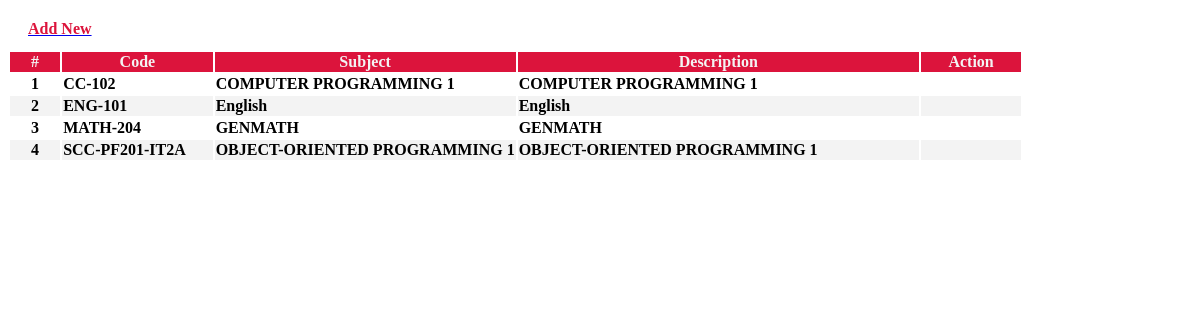
The page /admin/subject_list.php on the database its author committed.
### tables this page shows
CREATE TABLE `subject_list` (
  `id` int(30) NOT NULL,
  `code` varchar(50) NOT NULL,
  `subject` text NOT NULL,
  `description` text NOT NULL
);

### admin/subject_list.php (the view, shortened to what this page needs)
<?php include 'db_connect.php' ?>
<div class="col-lg-12">
    <div class="card card-outline card-primary">
        <div class="card-header">
            <div class="card-tools">
                <a class="btn btn-block btn-sm btn-default btn-flat border-primary new_subject" href="javascript:void(0)">
                    <i class="fa fa-plus"></i> <span style="color: #dc143c; font-weight: bold;">Add New</span>
                </a>
            </div>
        </div>
        <div class="card-body">
        <table class="table tabe-hover table-bordered styled-table" id="list">
                <colgroup>
                    <col width="5%">
                    <col width="15%">
                    <col width="30%">
                    <col width="40%">
                    <col width="15%">
                </colgroup>
                <thead>
                    <tr>
                        <th class="text-center">#</th>
                        <th>Code</th>
                        <th>Subject</th>
                        <th>Description</th>
                        <th>Action</th>
                    </tr>
                </thead>
                <tbody>
                    <?php
                    $i = 1;
                    $qry = $conn->query("SELECT * FROM subject_list ORDER BY subject ASC ");
                    while($row = $qry->fetch_assoc()):
                    ?>
                    <tr>
                        <th class="text-center"><?php echo $i++ ?></th>
                        <td><b><?php echo $row['code'] ?></b></td>
                        <td><b><?php echo $row['subject'] ?></b></td>
                        <td><b><?php echo $row['description'] ?></b></td>
                        <td class="text-center">
                            <div class="btn-group">
                                <button type="button" class="btn btn-danger btn-flat delete_subject" data-id="<?php echo $row['id'] ?>">
                                </button>
                            </div>
                        </td>
                    </tr>
                    <?php endwhile; ?>
                </tbody>
            </table>
        </div>
    </div>
</div>

### admin/subject_list.php (style rules this page uses)
.styled-table tbody tr { border-bottom: 1px solid #dddddd; }
.styled-table tbody tr:nth-of-type(even) { background-color: #f3f3f3; }
.styled-table tbody tr:last-of-type { border-bottom: 2px solid #009879; }
.card-primary.card-outline { border-top: none; }
thead th { background-color: #dc143c; color: #f3f3f3; font-weight: bold; }
.card-header { background-color: transparent; border-bottom: none; padding: .75rem 1.25rem; position: relative; border-top-left-radius: .25rem; border-top-right-radius: .25rem; }
.btn-danger { color: red; background-color: transparent; border: none; }

### rows shown on the page
subject_list: code "CC-102", subject "COMPUTER PROGRAMMING 1", description "COMPUTER PROGRAMMING 1"
subject_list: code "ENG-101", subject "English", description "English"
subject_list: code "MATH-204", subject "GENMATH", description "GENMATH"
subject_list: code "SCC-PF201-IT2A", subject "OBJECT-ORIENTED PROGRAMMING 1", description "OBJECT-ORIENTED PROGRAMMING 1"
